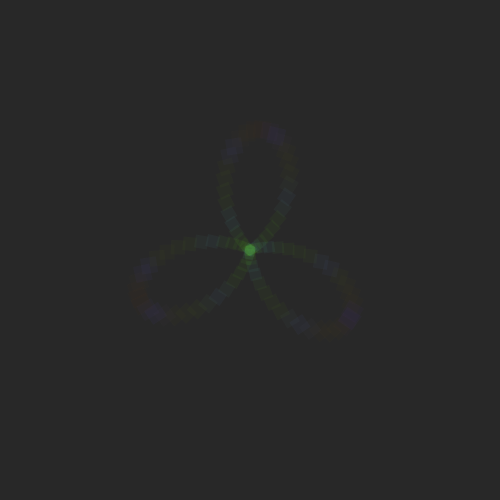
Frame 1 (no input)
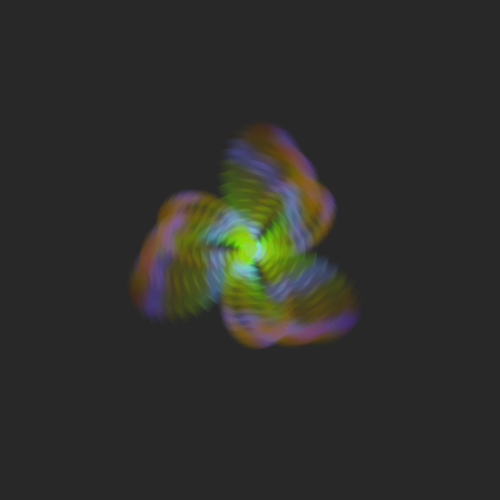
Frame 60 (the mouse pressed at the canvas centre just before this capture)
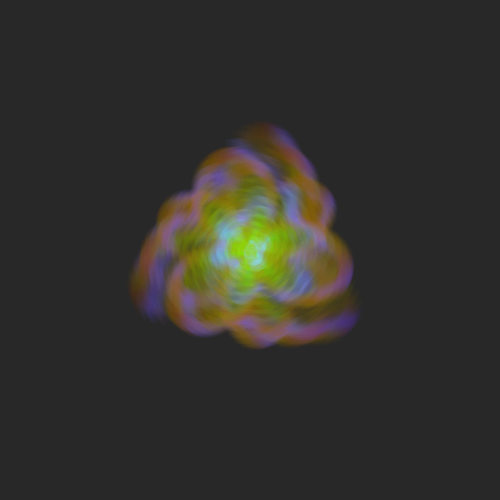
Frame 120 (the mouse held since frame 60 and released just before this capture)

The Processing sketch that drew these frames (run headless with seeded random() and noise(); from frame 60 on, the mouse is pressed at the canvas centre):

// Processing sketch: polarCoordinate13
// ── polarCoordinate13.pde
float rayon;
float vitesse;
float xInc;


void setup()
{
  size(500, 500);
  rayon = 250;
  vitesse = 0.1;
  background(40);
}

void draw()
{
  //background(255);

  //cercle debug
  stroke(255, 0, 0);
  noFill();
  //ellipse(width/2, height/2, rayon*2, rayon*2);

  float incV = noise(xInc)*2;
  float minRad = noise(xInc) * 100;
  
  
  for (int i=0; i<100; i++)
  {
    float angle = map(i, 0, 100, 0, TWO_PI);
    float angle2 = angle + vitesse;

    float rad = minRad+(sin(3*angle)*50)*incV;

    float x = width/2 + cos(angle2) * rad;
    float y = height/2 + sin(angle2) * rad;
    float size = map(rad, 0, rayon, 10, incV*20);

    float blue = sin(i+vitesse)*255;
    float green = map(rad+vitesse, 0, 150, incV*255, 0);
    float red = map(incV, 0, 2, 255, 0);
    
    fill(red, green, blue, 10);
    noStroke();

    pushMatrix();
    translate(x, y);
    rotate(angle2);
    rectMode(CENTER);
    rect(0, 0, size, size);
    popMatrix();
  }
  vitesse += radians(1);
  xInc += 0.01;
}
